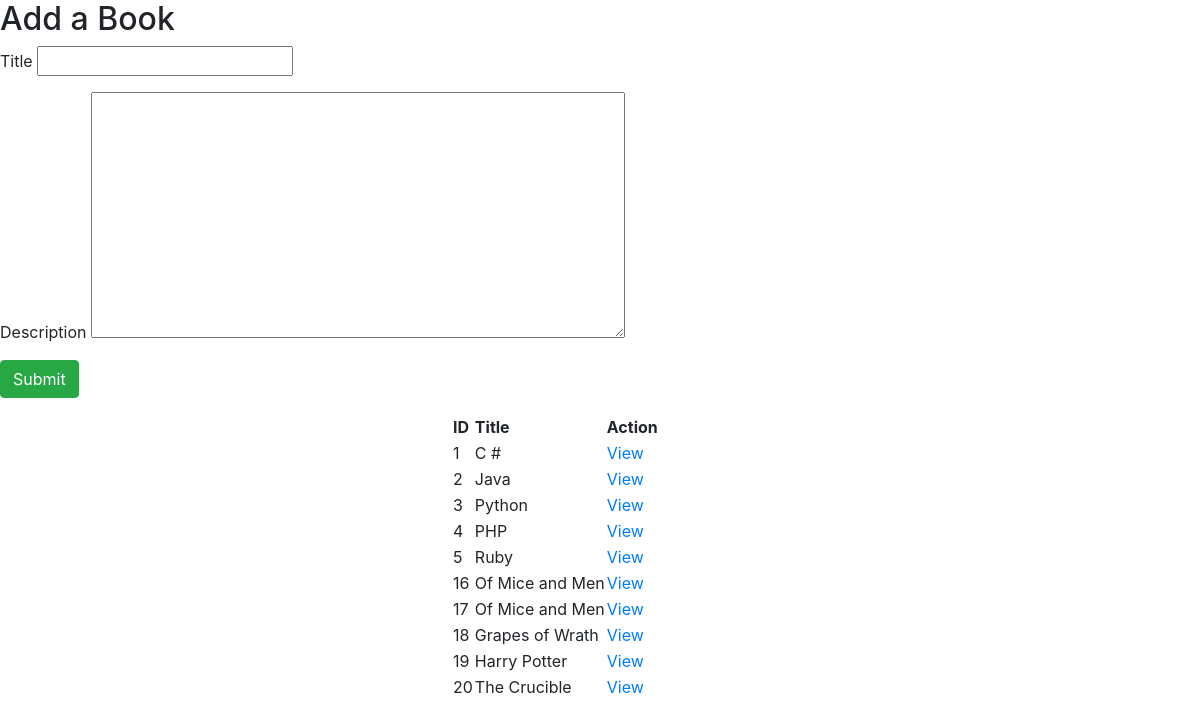
The page / on the database its author committed.
### books_authors_app/models.py (models this page shows)
class Book(models.Model):
    title = models.CharField(max_length=255)
    desc = models.TextField()
    created_at = models.DateTimeField(auto_now_add=True)
    updated_at = models.DateTimeField(auto_now=True)

### books_authors_app/views.py (the view)
# urls.py: path('', views.index),
def index(request):
    context = {
        "all_books": Book.objects.all()
    }
    return render(request, "books.html", context)

### books_authors_app/templates/books.html (shortened to what this page needs)
<!DOCTYPE html>
<html lang="en">
<head>
    <link rel="stylesheet" href="https://maxcdn.bootstrapcdn.com/bootstrap/4.0.0/css/bootstrap.min.css">
</head>
<body>
        <form action="/book" method="POST">
            <h2>Add a Book</h2>
            <p>Title <input type="text" name="title"></p>
            <p>Description <textarea rows="10" cols="50" name="desc"></textarea> </p>
            <p><input type="submit" class="btn btn-success"></p>
            </form>
            <table>
                <tr>
                  <th>ID</th>
                  <th>Title</th>
                  <th>Action</th>
                </tr>
                {% for books in all_books %}
                <tr>
                  <td>{{books.id}}</td>
                  <td>{{books.title}}</td>
                  <td> <a href="/books/{{books.id}}">View</a></td>
                </tr>
                {% endfor %}
            </table>
</body>
</html>

### books_authors_app/templates/books.html (style rules this page uses)
* { text-align: left; }
table { text-align: center; margin-left: 452px; }

### rows shown on the page
Book: id "1", title "C #"
Book: id "2", title "Java"
Book: id "3", title "Python"
Book: id "4", title "PHP"
Book: id "5", title "Ruby"
Book: id "16", title "Of Mice and Men"
Book: id "17", title "Of Mice and Men"
Book: id "18", title "Grapes of Wrath"
Book: id "19", title "Harry Potter"
Book: id "20", title "The Crucible"
